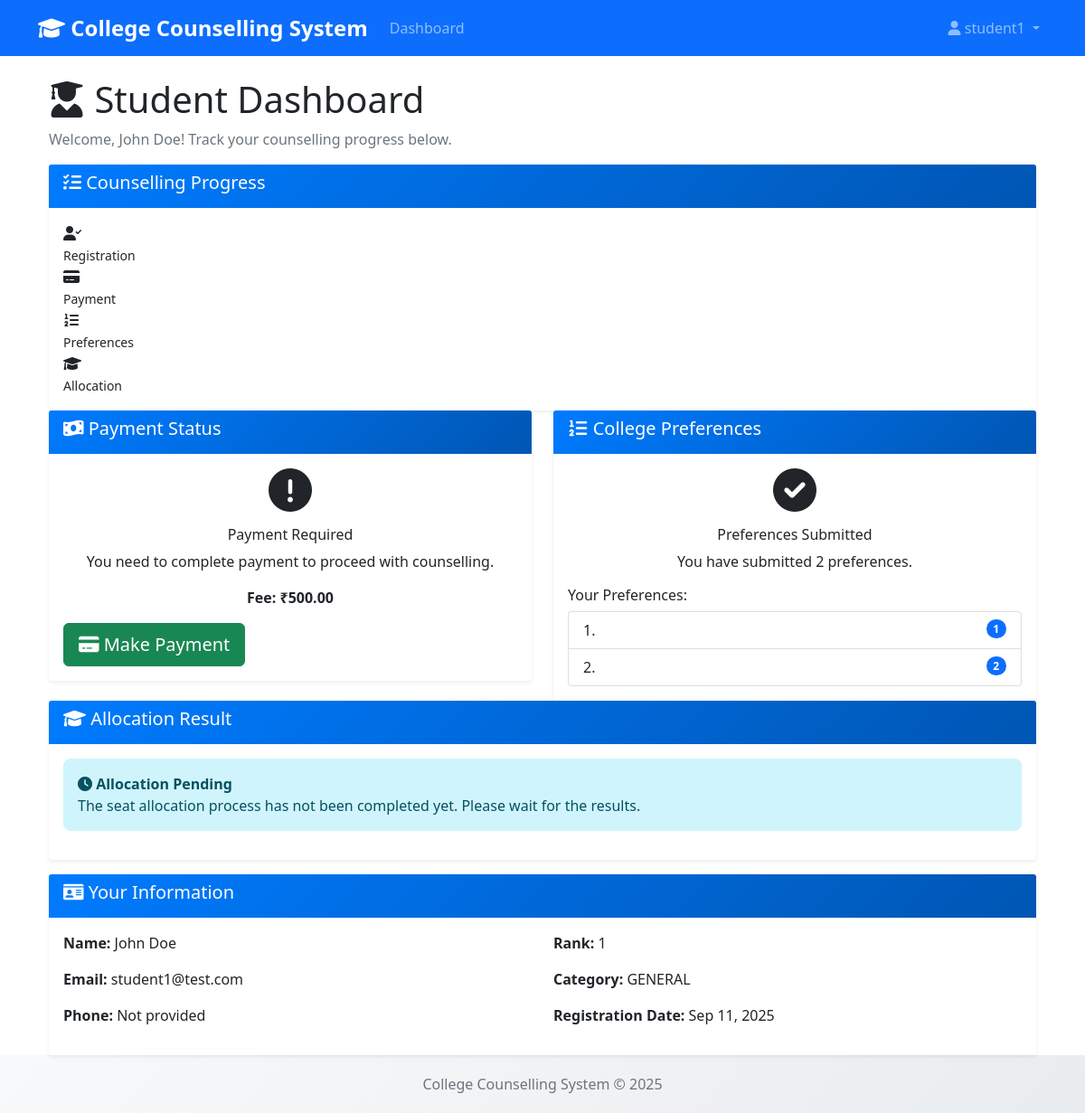
Screenshot of /counselling/student/ (signed in) with the database file from the repository.
### accounts/models.py (models this page shows, shortened)
class User(AbstractUser):
    USER_TYPES = (
        ('super_admin', 'Super Admin'),
        ('college_admin', 'College Admin'),
        ('student', 'Student'),
    )
    user_type = models.CharField(max_length=20, choices=USER_TYPES)
    phone = models.CharField(max_length=15, blank=True)
    created_at = models.DateTimeField(auto_now_add=True)
    updated_at = models.DateTimeField(auto_now=True)

class StudentProfile(models.Model):
    user = models.OneToOneField(User, on_delete=models.CASCADE, related_name='student_profile')
    roll_number = models.CharField(max_length=20, unique=True)
    rank = models.IntegerField(unique=True)
    category = models.CharField(max_length=20, choices=[
        ('GENERAL', 'General'),
        ('OBC', 'OBC'),
        ('SC', 'SC'),
        ('ST', 'ST'),
    ])
    token_paid = models.BooleanField(default=False)
    class Meta:
        ordering = ['rank']

### counselling/models.py (models this page shows, shortened)
class CounsellingSettings(models.Model):
    registration_open = models.BooleanField(default=True)
    preference_submission_open = models.BooleanField(default=True)
    payment_required = models.BooleanField(default=True)
    allocation_completed = models.BooleanField(default=False)
    counselling_fee = models.DecimalField(max_digits=10, decimal_places=2, default=500.00)
    created_at = models.DateTimeField(auto_now_add=True, null=True)
    updated_at = models.DateTimeField(auto_now=True, null=True)
    class Meta:
        verbose_name = "Counselling Settings"
        verbose_name_plural = "Counselling Settings"
    @classmethod
    def get_settings(cls):
        settings, created = cls.objects.get_or_create(pk=1)
        return settings

### students/models.py (models this page shows, shortened)
class StudentPreference(models.Model):
    student = models.ForeignKey(StudentProfile, on_delete=models.CASCADE, related_name='preferences')
    course = models.ForeignKey(Course, on_delete=models.CASCADE)
    preference_order = models.IntegerField()  # 1 = highest priority
    created_at = models.DateTimeField(auto_now_add=True)
    updated_at = models.DateTimeField(auto_now=True)
    class Meta:
        unique_together = ['student', 'course']
        ordering = ['student', 'preference_order']

### counselling/views.py (the view)
# urls.py: path('student/', views.student_dashboard, name='student_dashboard'),
@login_required
@user_passes_test(is_student)
def student_dashboard(request):
    student = get_object_or_404(StudentProfile, user=request.user)
    settings = CounsellingSettings.get_settings()
    try:
        payment = Payment.objects.get(student=student)
    except Payment.DoesNotExist:
        payment = None
    preferences = StudentPreference.objects.filter(student=student).order_by('preference_order')
    try:
        allocation = Allocation.objects.get(student=student)
    except Allocation.DoesNotExist:
        allocation = None
    context = {
        'student': student,
        'settings': settings,
        'payment': payment,
        'preferences': preferences,
        'allocation': allocation,
        'can_submit_preferences': settings.preference_submission_open and payment and payment.status == 'completed',
        'can_make_payment': settings.payment_required and (not payment or payment.status != 'completed'),
    }
    return render(request, 'counselling/student_dashboard.html', context)

### counselling/views.py (called while the page is built)
def is_student(user):
    return user.is_authenticated and user.user_type == 'student'

### templates/counselling/student_dashboard.html (shortened to what this page needs)
{% extends 'base.html' %}
{% load static %}
{% block content %}
<div class="container mt-4">
    <div class="row">
        <div class="col-12">
            <h1><i class="fas fa-user-graduate"></i> Student Dashboard</h1>
            <p class="text-muted">Welcome, {{ student.user.get_full_name }}! Track your counselling progress below.</p>
        </div>
    </div>
    <div class="row">
        <div class="col-12">
            <div class="card">
                <div class="card-header">
                    <h5><i class="fas fa-list-check"></i> Counselling Progress</h5>
                </div>
                <div class="card-body">
                    <div class="step-indicator">
                        <div class="step completed">
                            <i class="fas fa-user-check"></i><br>
                            <small>Registration</small>
                        </div>
                        <div class="step {% if payment and payment.status == 'completed' %}completed{% elif can_make_payment %}current{% else %}pending{% endif %}">
                            <i class="fas fa-credit-card"></i><br>
                            <small>Payment</small>
                        </div>
                        <div class="step {% if preferences %}completed{% elif can_submit_preferences %}current{% else %}pending{% endif %}">
                            <i class="fas fa-list-ol"></i><br>
                            <small>Preferences</small>
                        </div>
                        <div class="step {% if allocation %}completed{% elif settings.allocation_completed %}current{% else %}pending{% endif %}">
                            <i class="fas fa-graduation-cap"></i><br>
                            <small>Allocation</small>
                        </div>
                    </div>
                </div>
            </div>
        </div>
    </div>
    <div class="row">
        <div class="col-md-6">
            <div class="card">
                <div class="card-header">
                    <h5><i class="fas fa-money-bill-wave"></i> Payment Status</h5>
                </div>
                <div class="card-body">
                    {% if payment %}
                        <div class="status-card status-{{ payment.status }}">
                            <div class="d-flex justify-content-between align-items-center">
                                <div>
                                    <h6>Status: {{ payment.get_status_display }}</h6>
                                    <p class="mb-1">Amount: ₹{{ payment.amount }}</p>
                                    <p class="mb-1">Method: {{ payment.get_payment_method_display }}</p>
                                    {% if payment.transaction_id %}
                                        <small>Transaction ID: {{ payment.transaction_id }}</small>
                                    {% endif %}
                                </div>
                                <div>
                                    {% if payment.status == 'completed' %}
                                        <i class="fas fa-check-circle fa-3x"></i>
                                    {% elif payment.status == 'failed' %}
                                        <i class="fas fa-times-circle fa-3x"></i>
                                    {% else %}
                                        <i class="fas fa-clock fa-3x"></i>
                                    {% endif %}
                                </div>
                            </div>
                            {% if payment.status == 'failed' %}
                                <div class="mt-2">
                                    <small>Reason: {{ payment.failure_reason }}</small>
                                </div>
                            {% endif %}
                        </div>
                        {% if payment.status != 'completed' and can_make_payment %}
                            <a href="{% url 'counselling:make_payment' %}" class="btn btn-primary">
                                <i class="fas fa-redo"></i> Retry Payment
                            </a>
                        {% endif %}
                    {% else %}
                        {% if settings.payment_required %}
                            <div class="status-card status-pending">
                                <div class="text-center">
                                    <i class="fas fa-exclamation-circle fa-3x mb-3"></i>
                                    <h6>Payment Required</h6>
                                    <p>You need to complete payment to proceed with counselling.</p>
                                    <p><strong>Fee: ₹{{ settings.counselling_fee }}</strong></p>
                                </div>
                            </div>
                            <a href="{% url 'counselling:make_payment' %}" class="btn btn-success btn-lg">
                                <i class="fas fa-credit-card"></i> Make Payment
                            </a>
                        {% else %}
                            <div class="alert alert-info">
                                <i class="fas fa-info-circle"></i> No payment required for counselling.
                            </div>
                        {% endif %}
                    {% endif %}
                </div>
            </div>
        </div>
        <div class="col-md-6">
            <div class="card">
                <div class="card-header">
                    <h5><i class="fas fa-list-ol"></i> College Preferences</h5>
                </div>
                <div class="card-body">
                    {% if preferences %}
                        <div class="status-card status-completed">
                            <div class="text-center">
                                <i class="fas fa-check-circle fa-3x mb-3"></i>
                                <h6>Preferences Submitted</h6>
                                <p>You have submitted {{ preferences.count }} preferences.</p>
                            </div>
                        </div>
                        <h6>Your Preferences:</h6>
                        <ol class="list-group list-group-numbered">
                            {% for pref in preferences %}
                                <li class="list-group-item d-flex justify-content-between align-items-start">
                                    <span class="badge bg-primary rounded-pill">{{ pref.preference_order }}</span>
                                </li>
                            {% endfor %}
                        </ol>
                    {% endif %}
                </div>
            </div>
        </div>
    </div>
    <div class="row">
        <div class="col-12">
            <div class="card">
                <div class="card-header">
                    <h5><i class="fas fa-graduation-cap"></i> Allocation Result</h5>
                </div>
                <div class="card-body">
                    {% if allocation %}
                        <div class="status-card status-completed">
                            <div class="row align-items-center">
                                <div class="col-md-8">
                                    <h4><i class="fas fa-trophy"></i> Congratulations!</h4>
                                    <p class="mb-2"><strong>Allocated Course:</strong> {{ allocation.course.name }}</p>
                                    <p class="mb-2"><strong>College:</strong> {{ allocation.course.college.name }}</p>
                                    <p class="mb-2"><strong>Preference Number:</strong> {{ allocation.preference_number }}</p>
                                    <small class="text-muted">Allocated on: {{ allocation.allocated_at|date:"M d, Y H:i" }}</small>
                                </div>
                                <div class="col-md-4 text-center">
                                    <i class="fas fa-university fa-4x"></i>
                                </div>
                            </div>
                        </div>
                    {% else %}
                        <div class="alert alert-info">
                            <i class="fas fa-clock"></i>
                            <strong>Allocation Pending</strong><br>
                            The seat allocation process has not been completed yet. Please wait for the results.
                        </div>
                    {% endif %}
                </div>
            </div>
        </div>
    </div>
    <div class="row mt-3">
        <div class="col-12">
            <div class="card">
                <div class="card-header">
                    <h5><i class="fas fa-id-card"></i> Your Information</h5>
                </div>
                <div class="card-body">
                    <div class="row">
                        <div class="col-md-6">
                            <p><strong>Name:</strong> {{ student.user.get_full_name }}</p>
                            <p><strong>Email:</strong> {{ student.user.email }}</p>
                            <p><strong>Phone:</strong> {{ student.phone|default:"Not provided" }}</p>
                        </div>
                        <div class="col-md-6">
                            <p><strong>Rank:</strong> {{ student.rank }}</p>
                            <p><strong>Category:</strong> {{ student.category }}</p>
                            <p><strong>Registration Date:</strong> {{ student.user.date_joined|date:"M d, Y" }}</p>
                        </div>
                    </div>
                </div>
            </div>
        </div>
    </div>
</div>
{% endblock %}

### templates/base.html (shortened to what this page needs)
<!DOCTYPE html>
<html lang="en">
<head>
    <link href="https://cdn.jsdelivr.net/npm/bootstrap@5.1.3/dist/css/bootstrap.min.css" rel="stylesheet">
    <link href="https://cdnjs.cloudflare.com/ajax/libs/font-awesome/6.0.0/css/all.min.css" rel="stylesheet">
    {% load static %}
    <link href="{% static 'css/custom.css' %}" rel="stylesheet">
</head>
<body>
    <nav class="navbar navbar-expand-lg navbar-dark bg-primary">
        <div class="container">
            <a class="navbar-brand" href="{% url 'home' %}">
                <i class="fas fa-graduation-cap"></i> College Counselling System
            </a>
            <div class="collapse navbar-collapse" id="navbarNav">
                <ul class="navbar-nav me-auto">
                    {% if user.is_authenticated %}
                        <li class="nav-item">
                            <a class="nav-link" href="{% url 'dashboard' %}">Dashboard</a>
                        </li>
                    {% endif %}
                </ul>
                <ul class="navbar-nav">
                    {% if user.is_authenticated %}
                        <li class="nav-item dropdown">
                            <a class="nav-link dropdown-toggle" href="#" id="navbarDropdown" role="button" data-bs-toggle="dropdown">
                                <i class="fas fa-user"></i> {{ user.username }}
                            </a>
                        </li>
                    {% else %}
                        <li class="nav-item">
                            <a class="nav-link" href="{% url 'login' %}">Login</a>
                        </li>
                    {% endif %}
                </ul>
            </div>
        </div>
    </nav>
    <main class="container mt-4">
        {% block content %}
        {% endblock %}
    </main>
    <footer class="footer mt-auto">
        <div class="container text-center">
            <span class="text-muted">College Counselling System &copy; 2025</span>
        </div>
    </footer>
</body>
</html>

### static/css/custom.css (style rules this page uses)
.navbar-brand { font-weight: 700; font-size: 1.5rem; }
.card { border: none; box-shadow: 0 0.125rem 0.25rem rgba(0, 0, 0, 0.075); transition: box-shadow 0.15s ease-in-out; }
.card-header { background: linear-gradient(135deg, #007bff, #0056b3); border: none; font-weight: 600; }
.btn { border-radius: 0.375rem; font-weight: 500; transition: all 0.2s ease; }
.alert { border: none; border-radius: 0.5rem; }
.footer { background: linear-gradient(135deg, #f8f9fa, #e9ecef); margin-top: auto; }

### templates/base.html (style rules this page uses)
.navbar-brand { font-weight: bold; }
.footer { background-color: #f8f9fa; padding: 20px 0; margin-top: 50px; }
.card-header { background-color: #007bff; color: white; }

### rows the page displays
User: username "student1"
StudentProfile: user.get_full_name "John Doe", user.email "student1@test.com", rank "1", category "GENERAL", user.date_joined "Sep 11, 2025"
CounsellingSettings: counselling_fee "500.00"
StudentPreference: preference_order "1"
StudentPreference: preference_order "2"

### other values shown
{{ preferences.count }} "2"
{{ student.phone|default:"Not provided" }} "Not provided"
